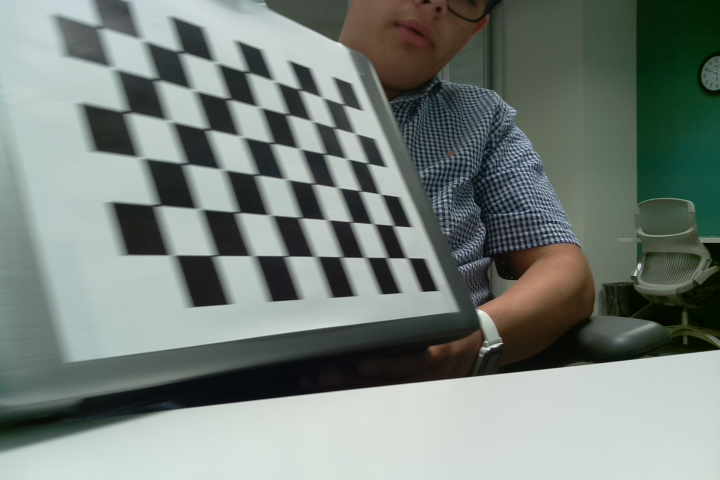
#> input picture Host/Depth Mapping/Example/yellow1.jpg, 720 x 480 px, found by its file name
$ python DisparityMap.py
#> lines starting #> are read from the running program, lines starting #| are printed output that depends on the picture
import numpy as np
import cv2
from matplotlib import pyplot as plt
#import matplotlib
imgL = cv2.imread('yellow1.jpg', 0)
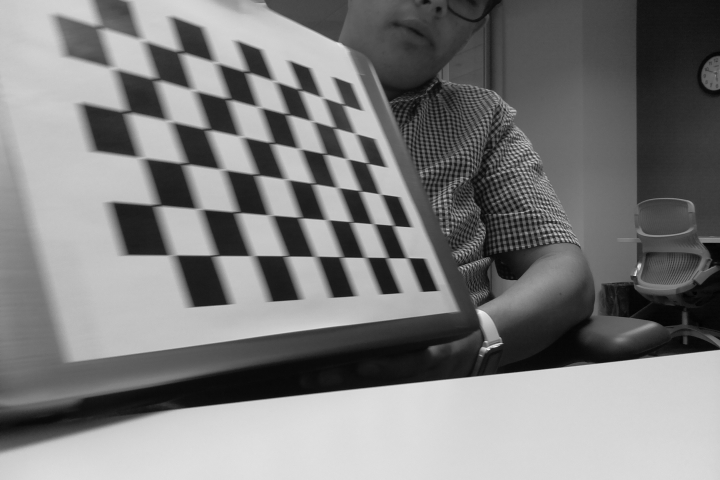
#> imgL: shape (480, 720); min 1, max 240, mean 125.3
imgR = cv2.imread('green1.jpg', 0)
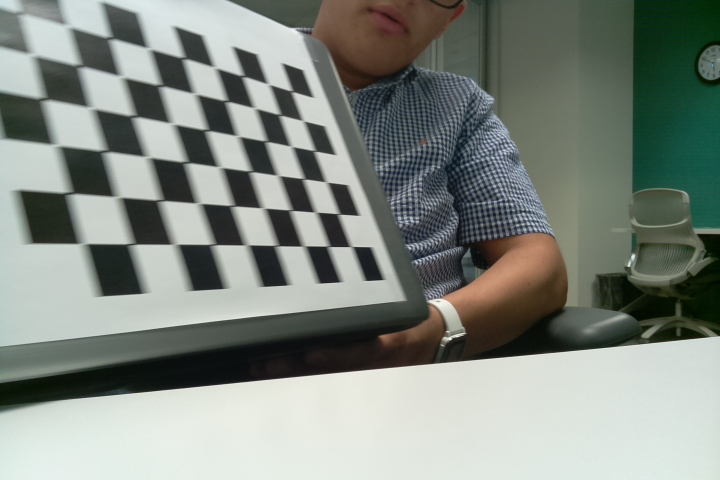
#> input picture Host/Depth Mapping/Example/green1.jpg, 720 x 480 px, found by its file name
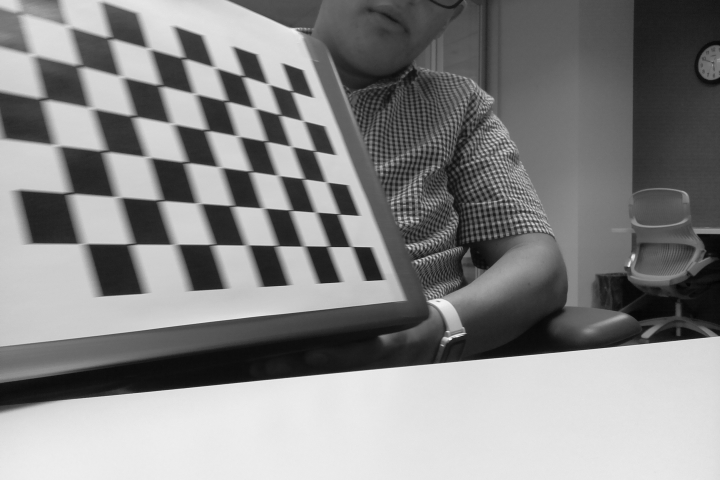
#> imgR: shape (480, 720); min 2, max 242, mean 134.3

stereo = cv2.StereoBM_create(numDisparities=(16*4), blockSize=5)

disparity=stereo.compute(imgL, imgR)
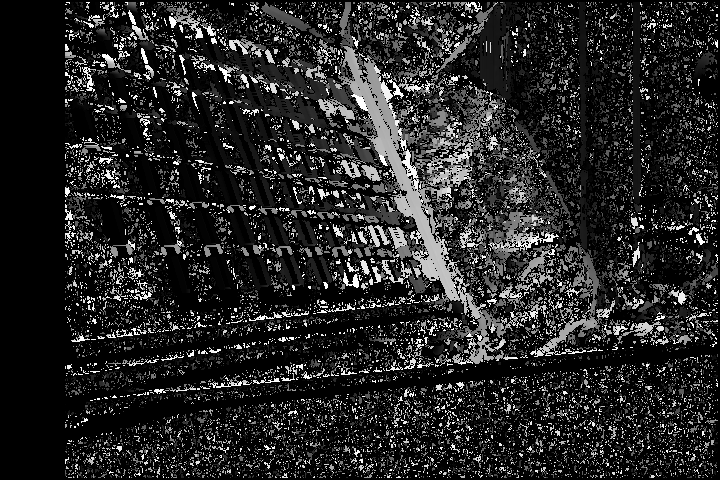
#> disparity: shape (480, 720) int16; min -16, max 1008, mean 137.3; drawn with min black and max white

plt.imshow(disparity, 'gray')

plt.show()
